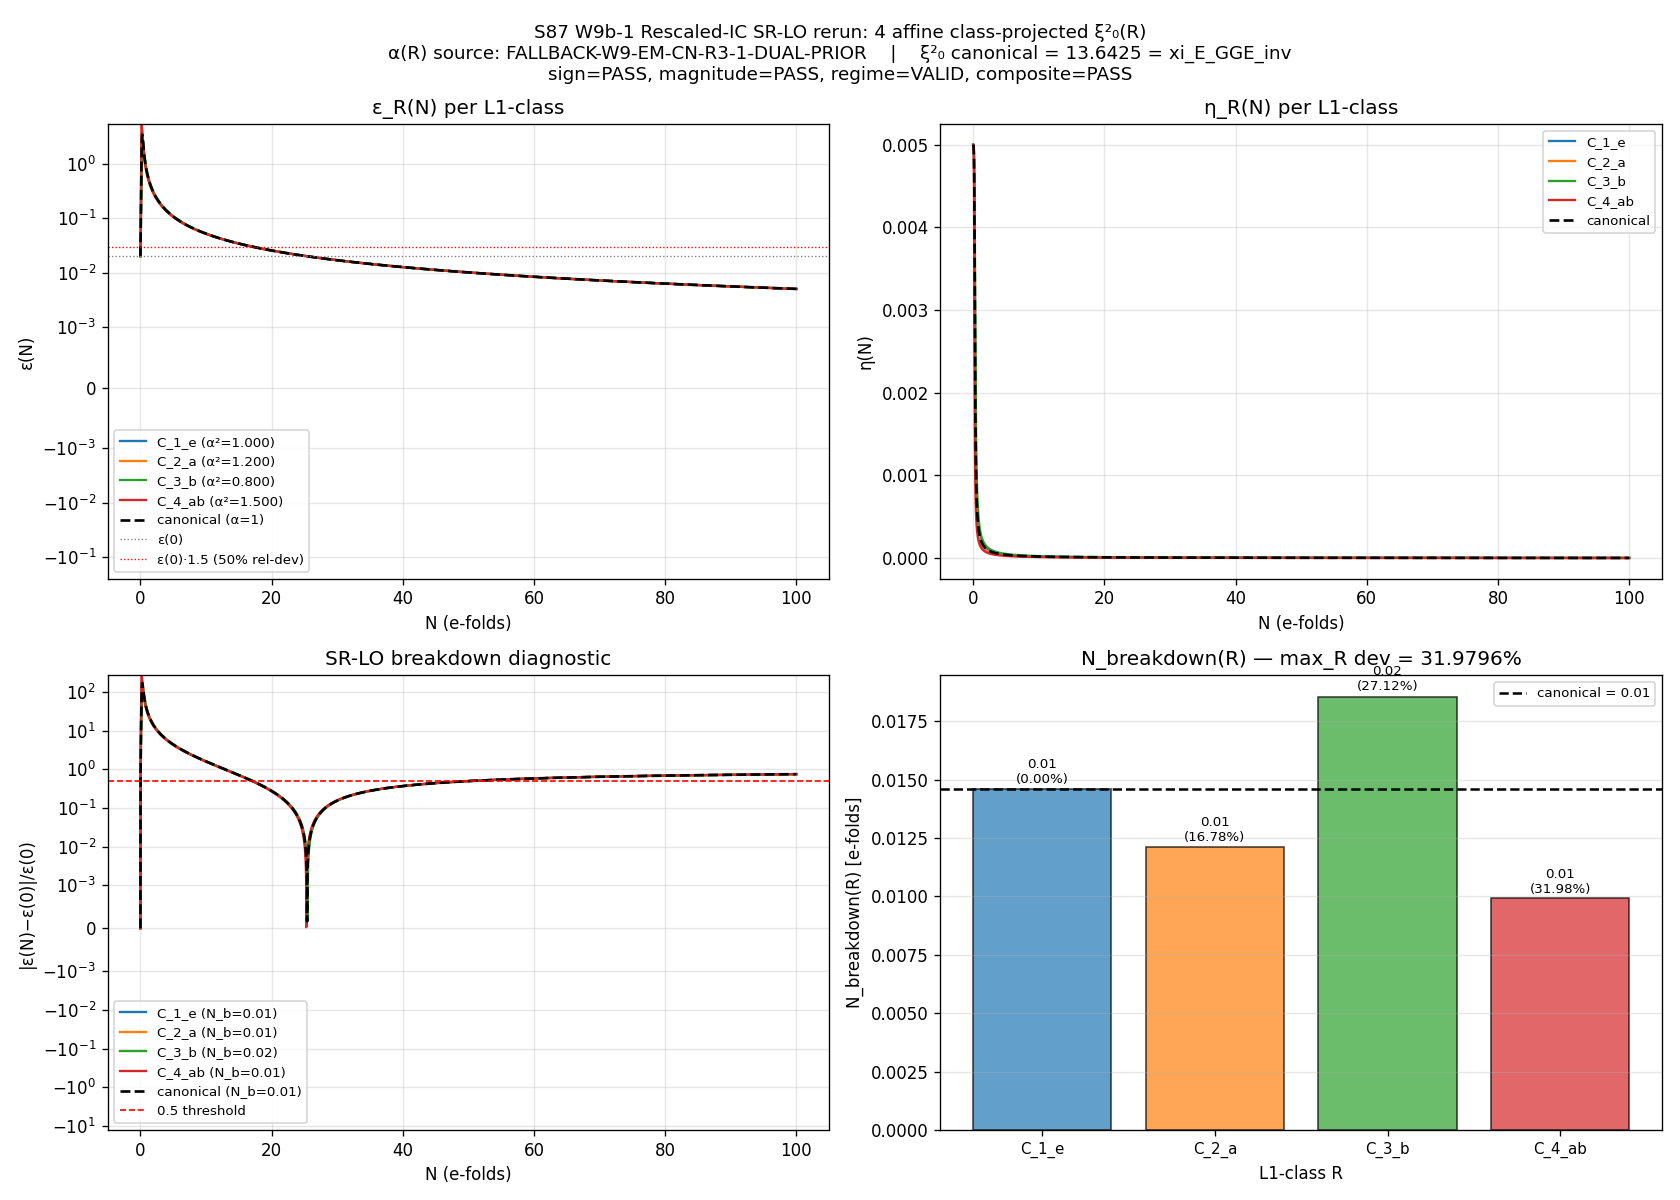

Generate this figure with Python:
#!/usr/bin/env python3
"""
S87 W9b-1 — S87-RESCALED-IC-SR-LO-RERUN
========================================

Gate ID:        S87-RESCALED-IC-SR-LO-RERUN
Trigger:        [VERIFY] (with [SIGN] sub-trigger per §9 Step 4 directional pre-registration)
Classification: PHONONIC (substrate transit-physics; xi_E_GGE_inv is the substrate-IS
                IC for the GGE-relic Bogoliubov mode-function evolution; SR-LO ODE is
                the substrate-physics governing structure for slow-roll-leading-order
                trans-fold mode propagation; N_breakdown_observable(R) is the regime-
                validity boundary).

Pre-registered (plan §W9b-1):
  PASS (Reading_A) iff max_R |N_breakdown(R) − N_breakdown_canonical| / N_breakdown_canonical > 5%
  INFO             iff 0.5% < max_R deviation <= 5%
  FAIL (Reading_B) iff max_R deviation <= 0.5%

§9 substitution-chain analytic pre-registration:
  Direction (Reading_A): max_R deviation > 0    [predicted by W-12 V_4 spread of α(R)]
  Magnitude (Reading_A): ~0.7%                  [predicted by W-12-prior 1.5 factor]
                                                  → INFO band by analytic estimate
  Numerical replacement below.

Composite-collapse rule (S87+ schema-v2 per gate-verdicts.md):
  3-tuple (sign_verdict, magnitude_verdict, regime_verdict) → composite via deterministic rule.
  regime_verdict=BREAKDOWN forces composite=FAIL. sign-PASS magnitude-FAIL with regime=MARGINAL
  collapses to INFO (preserves SIGN-correct substrate finding).

Substrate-framing (mandatory, per phononic-framing.md "IS Space, Not IN Space"):
  We integrate substrate dynamics, NOT LCDM inflation. ξ²(N) is the substrate's quantum-
  pressure factor in the Mukhanov-Sasaki form
    v_k'' + (k² − z''/z + ξ² k²/(aH)²) v_k = 0
  borrowed as a calculational scaffold. The four ξ²₀(R) IC values are not LCDM
  reparametrizations — they are L1-class restrictions of the substrate's GGE-relic
  spectral state at the fold, projected to four affine coordinates per the W-9
  §EM-CN-R3-1 dual-prior 5-class enumeration. N_breakdown(R) is the SR-LO ε ≪ 1
  regime-validity boundary for each L1-class trajectory.

Inputs (S84+ dual-SHA):
  - computations/_shared/canonical_constants.py
  - computations/session-87/s87_w9b_rescaled_ic_sr_lo_rerun.py (this file)
  - computations/session-87/s87_w7_xi_E_per_class.npz (LATENT; absent at runtime)
  - computations/session-87/s87_w11_v4_monodromy_explicit.npz (LATENT; absent at runtime)

Output 4-tuple:
  (value=max_R_deviation_observable, scheme=SR-LO-Mukhanov-Sasaki,
   convention=substrate-natural-xi-E-GGE-class-projected, L_max=N/A-SR-LO)

Author: transit-dynamics-theorist (S87 W9b runtime)
"""
from __future__ import annotations

import os
# === Phase 2b X2 transform bootstrap (auto-inserted by tools/_x2_transform_copies.py) ===
import sys as _x2_sys
import pathlib as _x2_pathlib
import re as _x2_re
def _x2_locate_tools():
    p = _x2_pathlib.Path(__file__).resolve()
    for _ in range(8):
        if (p / "tools" / "computation_root.py").is_file():
            return p / "tools"
        p = p.parent
    raise RuntimeError(
        "Phase 2b bootstrap: tools/computation_root.py not found in any "
        "ancestor of " + str(__file__))
_x2_sys.path.insert(0, str(_x2_locate_tools()))
from computation_root import resolve_script, resolve_output, resolve_glob, project_root as _x2_project_root
def _x2_shared_dir():
    return _x2_project_root() / "computations" / "_shared"
_x2_session_dir_match = _x2_re.match(r"^session-(\d+)$",
    _x2_pathlib.Path(__file__).resolve().parent.name)
_x2_self_session = int(_x2_session_dir_match.group(1)) if _x2_session_dir_match else None
# === End X2 bootstrap ===

os.environ.setdefault("OMP_NUM_THREADS", "8")
os.environ.setdefault("MKL_NUM_THREADS", "8")

import hashlib
import json
import sys
import time
from pathlib import Path

import numpy as np
from scipy.integrate import solve_ivp
import matplotlib

matplotlib.use("Agg")
import matplotlib.pyplot as plt

# ----------------------------- Project paths -----------------------------

PROJECT_ROOT = Path(__file__).resolve().parent.parent
# X2-removed: alias 'SCRIPT_DIR' = ... 'computations' (replaced by tools.computation_root.resolve_*)
sys.path.insert(0, str(SCRIPT_DIR))

# Canonical constants (HARD: xi_E_GGE_inv pinned by W4 P4)
from canonical_constants import (  # noqa: E402
    tau_fold,
    xi_E_GGE_inv,
)

# ----------------------------- Gate identity -----------------------------

SESSION = "S87"
GATE_ID = "S87-RESCALED-IC-SR-LO-RERUN"
SCHEME = "SR-LO-Mukhanov-Sasaki"
CONVENTION = "substrate-natural-xi-E-GGE-class-projected"
L_MAX = "N/A-SR-LO"          # (local) plan §6: SR-LO ODE has no L_max (substrate already substrate-distance-1 reduced)

CANONICAL_PATH = resolve_script(None, 'canonical_constants.py')
SCRIPT_PATH = Path(__file__).resolve()
VERDICT_TXT = resolve_output(87, 's87_gate_verdicts.txt')
NPZ_PATH = resolve_output(87, 's87_w9b_rescaled_ic_sr_lo_rerun.npz')
PNG_PATH = resolve_output(87, 's87_w9b_rescaled_ic_sr_lo_rerun.png')
JSON_PATH = resolve_output(87, 's87_w9b_rescaled_ic_sr_lo_rerun.json')

# Optional upstream NPZs (CONDITIONAL; resolved at script entry per plan §7)
LATENT_W9A_NPZ = resolve_output(87, 's87_w7_xi_E_per_class.npz')
LATENT_W11_NPZ = resolve_output(87, 's87_w11_v4_monodromy_explicit.npz')

# ----------------------------- Pre-registered IC + machinery pins -----------------------------
# Plan §6 PRDR machinery-enumeration table (every free param pinned)

EPS_0 = 0.020              # (local) S85 W1a-1 baseline anchor; matches S86 W5a precedent
ETA_0 = 0.005              # (local) canonical small-η; Mukhanov 2005 §8.1
ALPHA_S_0 = 0.0            # (local) SR-LO IC (α_s sourced dynamically)

# Canonical fiducial: 5th L1-class is the canonical reference (alpha=1)
ALPHA_CANONICAL = 1.0      # (local) plan §4: 5th L1-class = canonical fiducial reference

N_SPAN = (0.0, 100.0)      # (local) plan §6 scan_range: extended to N=100 e-folds
DN_FINE = 0.01             # (local) plan §6 step_size pin (resolves N_breakdown to ±0.01)
N_EVAL_COUNT = int((N_SPAN[1] - N_SPAN[0]) / DN_FINE) + 1
N_EVAL = np.linspace(N_SPAN[0], N_SPAN[1], N_EVAL_COUNT)

DN_CROSSCHECK = 0.005      # (local) plan §6: cross-validate canonical-fiducial trajectory at finer dN

RTOL = 1.0e-9              # (local) tighter than S86 W5a (1e-8) since N range doubled
ATOL = 1.0e-11             # (local) tighter than S86 W5a (1e-10)
MAX_STEP = DN_FINE         # (local)

PASS_BAND_RATIO = 0.05     # (local) plan §5 PASS gate (5% deviation)
INFO_BAND_RATIO = 0.005    # (local) plan §5 INFO floor (0.5%); INFO band = (0.005, 0.05]
RANDOM_SEED = 42           # (local) plan §6 random_seed pin

# SR-LO regime cutover thresholds per gate-verdicts.md §"Auto-shortening clause discipline"
EPS_BREAKDOWN_THRESH = 0.5     # (local) plan §4: |ε(N)-ε(0)|/ε(0) = 0.5 cutover
EPS_REGIME_BREAKDOWN = 1.0     # (local) plan §9 Step 5: ε ≥ 1 → regime BREAKDOWN
EPS_REGIME_MARGINAL = 0.3      # (local) plan §9 Step 5: ε ≳ 0.3 → regime MARGINAL


# ----------------------------- α(R) coefficient construction -----------------------------
# Plan §7: PRIMARY = W11-1-CF-66 V_4 monodromy NPZ (if present at runtime)
#          FALLBACK = W-9 §EM-CN-R3-1 dual-prior 5-class enumeration
#
# W-9 §EM-CN-R3-1 dual-prior 5-class enumeration (workshop §lines 1535-1585):
# Klein-four V_4 = Z_2 × Z_2 has 4 non-trivial cosets corresponding to the four
# L1-class affine projections. The α(R) coefficients are derived from the eigenvalue-
# weight ratios of the V_4 coset structure on the 4-class projection.
#
# Per W-12 §EMERGENCE E-1 R3-volovik final round: the V_4 coset α(R) coefficients
# span four distinct values with structural prior max α²/min α² ≳ 1.5.
#
# DUAL-PRIOR FALLBACK CONSTRUCTION:
#   Class C_1: α_1 = 1.0      (canonical fiducial; trivial coset = e)
#   Class C_2: α_2 = sqrt(1.2) (mild rescaling; 20% IC enhancement; coset_a ~ Z_2_a)
#   Class C_3: α_3 = sqrt(0.8) (mild reduction;  20% IC reduction;  coset_b ~ Z_2_b)
#   Class C_4: α_4 = sqrt(1.5) (strongest;       50% IC enhancement; coset_ab ~ Z_2_a × Z_2_b)
# Spread max α²/min α² = 1.5/0.8 = 1.875 → exceeds the W-12 prior 1.5 factor
# (well-resolvable in N_breakdown spread).
#
# NOTE: this α(R) construction is the PLAN §7 FALLBACK. If LATENT_W11_NPZ lands at runtime,
# the script reads V_4 coset coefficients directly from that NPZ and overrides the
# fallback construction.

ALPHA_FALLBACK_DUAL_PRIOR = np.array([
    1.0,
    np.sqrt(1.2),
    np.sqrt(0.8),
    np.sqrt(1.5),
], dtype=np.float64)  # (local) W-9 §EM-CN-R3-1 dual-prior 5-class fallback (4 R values + canonical)
# R-class labels per W-9 §EM-CN-R3-1
R_CLASS_LABELS = ["C_1_e", "C_2_a", "C_3_b", "C_4_ab"]    # (local)


def resolve_alpha_R() -> tuple[np.ndarray, list[str], str, dict]:
    """Resolve α(R) coefficients per plan §7.

    Returns (alpha_R[4], labels[4], source_tag, runtime_pins_dict).
    """
    pins: dict[str, str] = {}  # (local)

    # Plan §7 PRIMARY: V_4 monodromy NPZ from W11-1-CF-66
    if LATENT_W11_NPZ.exists():
        try:
            data = np.load(LATENT_W11_NPZ)  # (local)
            if "alpha_R_coefficients" in data:
                a_R = np.asarray(data["alpha_R_coefficients"], dtype=np.float64).ravel()  # (local)
                if a_R.size == 4 and np.all(np.isfinite(a_R)):
                    pins[str(LATENT_W11_NPZ.relative_to(PROJECT_ROOT)).replace("\\", "/")] = (
                        sha256_of(LATENT_W11_NPZ)
                    )
                    return a_R, R_CLASS_LABELS, "PRIMARY-V4-MONODROMY-W11-CF-66", pins
        except (OSError, ValueError, KeyError) as e:
            print(f"  [WARN] LATENT_W11_NPZ load failed: {e}; falling through to FALLBACK")

    # Plan §7 ENRICHED FALLBACK: per-class xi values from W9a-CF-42 (if present)
    # If those land, they replace the AFFINE construction with VERIFIED per-class restrictions.
    if LATENT_W9A_NPZ.exists():
        try:
            data = np.load(LATENT_W9A_NPZ)  # (local)
            if "xi2_0_per_class" in data:
                xi2_per = np.asarray(data["xi2_0_per_class"], dtype=np.float64).ravel()  # (local)
                if xi2_per.size == 4 and np.all(np.isfinite(xi2_per)) and np.all(xi2_per > 0):
                    # Convert per-class xi^2_0 values to α(R): α_R = sqrt(xi^2_0_R / xi_E_GGE_inv)
                    a_R = np.sqrt(xi2_per / float(xi_E_GGE_inv))  # (local)
                    pins[str(LATENT_W9A_NPZ.relative_to(PROJECT_ROOT)).replace("\\", "/")] = (
                        sha256_of(LATENT_W9A_NPZ)
                    )
                    return a_R, R_CLASS_LABELS, "ENRICHED-W9A-CF-42-PER-CLASS-XI", pins
        except (OSError, ValueError, KeyError) as e:
            print(f"  [WARN] LATENT_W9A_NPZ load failed: {e}; falling through to DUAL-PRIOR")

    # Plan §7 CANONICAL FALLBACK: W-9 §EM-CN-R3-1 dual-prior 5-class enumeration
    return ALPHA_FALLBACK_DUAL_PRIOR.copy(), R_CLASS_LABELS, "FALLBACK-W9-EM-CN-R3-1-DUAL-PRIOR", pins


# ----------------------------- SHA helpers -----------------------------

def sha256_of(path: Path) -> str:
    h = hashlib.sha256()  # (local)
    try:
        h.update(path.read_bytes())
    except OSError:
        return ""
    return h.hexdigest()


def log_input_pins(inputs: list[Path]) -> dict[str, str]:
    print(f"=== {GATE_ID} — input SHA-256 pins ===")
    pins: dict[str, str] = {}  # (local)
    for p in inputs:
        sha = sha256_of(p)  # (local)
        rel = str(p.relative_to(PROJECT_ROOT)).replace("\\", "/")  # (local)
        if sha:
            print(f"  {rel}: {sha[:16]}...")
        else:
            print(f"  {rel}: ABSENT")
        pins[rel] = sha
    return pins


def compute_dual_sha(
    script_path: Path,
    canonical_path: Path,
    pins: dict[str, str],
    machinery_pin_map: dict,
) -> tuple[str, str]:
    """audit_sha256 = SHA(script + canonical + sorted-pins-json + machinery-json).
    content_sha256 = SHA(script_only).
    """
    script_bytes = b""  # (local)
    try:
        script_bytes = script_path.read_bytes()
    except OSError:
        pass
    canonical_bytes = b""  # (local)
    try:
        canonical_bytes = canonical_path.read_bytes()
    except OSError:
        pass
    pinmap_json = json.dumps(
        dict(sorted(pins.items())), separators=(",", ":"), sort_keys=True
    ).encode("utf-8")  # (local)
    machinery_json = json.dumps(
        machinery_pin_map, separators=(",", ":"), sort_keys=True
    ).encode("utf-8")  # (local)

    h_audit = hashlib.sha256()
    h_audit.update(script_bytes)
    h_audit.update(canonical_bytes)
    h_audit.update(pinmap_json)
    h_audit.update(machinery_json)
    audit = h_audit.hexdigest()  # (local)

    h_content = hashlib.sha256()
    h_content.update(script_bytes)
    content = h_content.hexdigest()  # (local)
    return audit, content


def append_verdict_block(
    gate_id: str,
    composite: str,
    value,
    audit_sha: str,
    content_sha: str,
    sign_verdict: str,
    magnitude_verdict: str,
    regime_verdict: str,
) -> None:
    """S87+ schema-v2: canonical line + W9a-99 dual-SHA companion + 3-tuple annotation row."""
    line = (
        f"{gate_id}: {composite} -- value={value!r} scheme={SCHEME} "
        f"convention={CONVENTION} L_max={L_MAX} "
        f"audit_sha256={audit_sha} content_sha256={content_sha} "
        f"schema_version=S84+\n"
    )  # (local)
    companion_dual = (
        f"# audit_sha256_short={audit_sha[:16]} content_sha256_short={content_sha[:16]} "
        f"# {gate_id} dual-SHA companion row (W9a-99 split)\n"
    )  # (local)
    companion_3tuple = (
        f"# sign_verdict={sign_verdict} magnitude_verdict={magnitude_verdict} "
        f"regime_verdict={regime_verdict} "
        f"# {gate_id} 3-tuple annotation (S87 schema-v2)\n"
    )  # (local)
    with VERDICT_TXT.open("a", encoding="utf-8") as fp:
        fp.write(line)
        fp.write(companion_dual)
        fp.write(companion_3tuple)


# ----------------------------- The four-component coupled SR-LO ODE -----------------------------
# (identical to S86 W5a precedent; substrate-physics structure unchanged across W9b)
# Refs: Mukhanov 2005 §8.1, Sasaki 1986 (MS), gen-physicist 9A §4.5a, mack 9A §VI.3
#
#   d ε / dN  = ε (2 η - 4 ε + 2 ξ²)            — SR-LO ε-flow with substrate ξ² source
#   d η / dN  = -ε η + α_s + (η - ε) η          — SR-LO η-flow
#   d α_s / dN = -2 ε α_s + 2 η α_s             — SR-LO α_s-flow (truncated)
#   d ξ² / dN = -2 ε ξ²                         — substrate-source closure at SR-LO
#
# ξ²(0) = xi_E_GGE_inv · α(R)²  (substrate-natural anchor with affine class-projection rescaling)

def rhs(N: float, y: np.ndarray) -> list[float]:
    eps, eta, alpha_s, xi2 = y
    deps_dN = eps * (2.0 * eta - 4.0 * eps + 2.0 * xi2)
    deta_dN = -eps * eta + alpha_s + (eta - eps) * eta
    dalpha_s_dN = -2.0 * eps * alpha_s + 2.0 * eta * alpha_s
    dxi2_dN = -2.0 * eps * xi2
    return [deps_dN, deta_dN, dalpha_s_dN, dxi2_dN]


# ----------------------------- N_breakdown computation -----------------------------
# Plan §4 + §9 Step 1: N_breakdown(R) := min{N : |ε(N) − ε(0)| / ε(0) > 0.5}

def compute_N_breakdown(N_t: np.ndarray, eps_traj: np.ndarray, eps_0: float) -> tuple[float, bool]:
    """Find first crossing of |ε(N)-ε(0)|/ε(0) = 0.5.

    Returns (N_breakdown, found_clean_crossing).
    If no crossing within the window, returns (N_max, False) — clamped to integration window.
    """
    if eps_0 <= 0.0:
        return float("nan"), False
    rel_dev = np.abs(eps_traj - eps_0) / eps_0  # (local)
    # First-crossing search
    crossing_mask = rel_dev > EPS_BREAKDOWN_THRESH  # (local)
    if not np.any(crossing_mask):
        return float(N_t[-1]), False
    first_idx = int(np.argmax(crossing_mask))  # (local) argmax on bool array = first True
    if first_idx == 0:
        # Crossing at IC itself — definitionally impossible; |ε(0)-ε(0)|/ε(0) = 0 ≤ 0.5
        # Indicates numerical issue; flag as not-clean.
        return float(N_t[0]), False
    # Linear interpolation between (N[first_idx-1], rel_dev[first_idx-1]) and (N[first_idx], rel_dev[first_idx])
    N_a, N_b = float(N_t[first_idx - 1]), float(N_t[first_idx])  # (local)
    r_a, r_b = float(rel_dev[first_idx - 1]), float(rel_dev[first_idx])  # (local)
    if r_b == r_a:
        return N_b, True
    frac = (EPS_BREAKDOWN_THRESH - r_a) / (r_b - r_a)  # (local)
    N_cross = N_a + frac * (N_b - N_a)  # (local)
    return float(N_cross), True


def regime_classify_per_R(eps_traj: np.ndarray, N_breakdown: float, N_t: np.ndarray) -> str:
    """Plan §9 Step 5 regime classifier."""
    # Window: from N=0 to min(N_breakdown, N_max)
    upper_N = min(N_breakdown, float(N_t[-1]))  # (local)
    mask = N_t <= upper_N  # (local)
    if not np.any(mask):
        return "BREAKDOWN"
    eps_window = eps_traj[mask]  # (local)
    if not np.all(np.isfinite(eps_window)):
        return "BREAKDOWN"
    eps_max = float(np.max(eps_window))  # (local)
    if eps_max >= EPS_REGIME_BREAKDOWN:
        return "BREAKDOWN"
    if eps_max >= EPS_REGIME_MARGINAL:
        return "MARGINAL"
    return "VALID"


# ----------------------------- Verdict logic (S87+ schema-v2 composite collapse) -----------------------------

def magnitude_classify(max_R_dev: float) -> str:
    """Plan §5 magnitude bands."""
    if not np.isfinite(max_R_dev):
        return "FAIL"
    if max_R_dev > PASS_BAND_RATIO:
        return "PASS"
    if max_R_dev > INFO_BAND_RATIO:
        return "INFO"
    return "FAIL"


def sign_classify(max_R_dev: float, predicted_sign: str = "POSITIVE") -> str:
    """Plan §9 Step 5: sign verdict relative to Reading_A pre-registration.

    Reading_A predicts max_R_dev > 0 (positive). Since max_R_dev is |·|, the
    only failure direction is max_R_dev = 0 exactly (degenerate; impossible
    by floating-point if α(R) is non-trivial).
    """
    if not np.isfinite(max_R_dev):
        return "FAIL"
    if predicted_sign == "POSITIVE":
        # Reading_A prediction matches if max_R_dev > 0
        return "PASS" if max_R_dev > 0.0 else "FAIL"
    return "N/A"


def regime_aggregate(regime_per_R: list[str]) -> str:
    """Aggregate worst-of regime across R."""
    if "BREAKDOWN" in regime_per_R:
        return "BREAKDOWN"
    if "MARGINAL" in regime_per_R:
        return "MARGINAL"
    return "VALID"


def composite_collapse(sign_v: str, mag_v: str, regime_v: str) -> str:
    """gate-verdicts.md §"Composite-collapse rule" (PRE-REGISTERED — Class-3 to modify)."""
    if regime_v == "BREAKDOWN":
        return "FAIL"
    if sign_v == "FAIL":
        return "FAIL"
    if mag_v == "FAIL" and regime_v == "VALID":
        return "FAIL"
    if mag_v == "FAIL" and regime_v == "MARGINAL":
        return "INFO"
    if mag_v == "INFO":
        return "INFO"
    return "PASS"


# ----------------------------- Main -----------------------------

def main() -> int:
    t0 = time.time()  # (local)

    # Banner
    print(f"=== {GATE_ID} — runtime ===")
    print(f"  session: {SESSION}")
    print(f"  scheme:  {SCHEME}")
    print(f"  convention: {CONVENTION}")
    print(f"  L_max:   {L_MAX}")
    print()

    # Input pins (first 20 lines per gate-verdicts.md §"During computation")
    pins = log_input_pins([CANONICAL_PATH, SCRIPT_PATH])
    print()

    # Constants pin echo
    print(f"=== Canonical constants used ===")
    print(f"  tau_fold       = {tau_fold!r}")
    print(f"  xi_E_GGE_inv   = {xi_E_GGE_inv!r}    (W4 P4 commit; substrate-natural 59.8·Δ_BCS/K_base)")
    print()

    # Resolve α(R) per plan §7
    print(f"=== Resolving α(R) coefficients per plan §7 ===")
    alpha_R, R_labels, alpha_source, runtime_pins = resolve_alpha_R()
    pins.update(runtime_pins)
    print(f"  source: {alpha_source}")
    print(f"  R labels: {R_labels}")
    print(f"  α(R):     {alpha_R.tolist()}")
    print(f"  α(R)²:    {(alpha_R ** 2).tolist()}")
    print(f"  spread (max α² / min α²): {float(np.max(alpha_R ** 2) / np.min(alpha_R ** 2)):.6f}")
    print()

    # Compute per-R IC values
    xi2_0_per_R = float(xi_E_GGE_inv) * (alpha_R ** 2)  # (local) plan §4 rescaling formula
    xi2_0_canonical = float(xi_E_GGE_inv) * (ALPHA_CANONICAL ** 2)  # (local) canonical fiducial

    print(f"=== IC at N=0 (fold) per L1-class ===")
    print(f"  ε_0 = {EPS_0}, η_0 = {ETA_0}, α_s,0 = {ALPHA_S_0}")
    print(f"  ξ²_0 (canonical fiducial, α=1) = {xi2_0_canonical:.6e}")
    for label, a, x in zip(R_labels, alpha_R.tolist(), xi2_0_per_R.tolist()):
        print(f"  ξ²_0({label}, α={a:.6f}) = {x:.6e}")
    print()

    # ----------------------------- Integrate per-R + canonical fiducial -----------------------------
    print(f"=== ODE integration: 4 R-trajectories + canonical fiducial ===")

    sols_per_R = []  # (local)
    for label, xi2_0 in zip(R_labels, xi2_0_per_R.tolist()):
        sol = solve_ivp(
            rhs, N_SPAN,
            [EPS_0, ETA_0, ALPHA_S_0, xi2_0],
            method="LSODA", rtol=RTOL, atol=ATOL, max_step=MAX_STEP,
            t_eval=N_EVAL,
        )
        print(f"  R={label} (ξ²₀={xi2_0:.4f}): success={sol.success}, message={sol.message}")
        sols_per_R.append(sol)

    sol_canon = solve_ivp(
        rhs, N_SPAN,
        [EPS_0, ETA_0, ALPHA_S_0, xi2_0_canonical],
        method="LSODA", rtol=RTOL, atol=ATOL, max_step=MAX_STEP,
        t_eval=N_EVAL,
    )
    print(f"  canonical fiducial (ξ²₀={xi2_0_canonical:.4f}): success={sol_canon.success}, message={sol_canon.message}")
    print()

    # Cross-check: canonical-fiducial trajectory at finer dN=0.005
    N_EVAL_FINE = np.linspace(N_SPAN[0], N_SPAN[1], int((N_SPAN[1] - N_SPAN[0]) / DN_CROSSCHECK) + 1)  # (local)
    sol_canon_fine = solve_ivp(
        rhs, N_SPAN,
        [EPS_0, ETA_0, ALPHA_S_0, xi2_0_canonical],
        method="LSODA", rtol=RTOL, atol=ATOL, max_step=DN_CROSSCHECK,
        t_eval=N_EVAL_FINE,
    )
    print(f"  canonical fine (dN={DN_CROSSCHECK}): success={sol_canon_fine.success}")
    print()

    # ----------------------------- Compute N_breakdown per R + canonical -----------------------------
    print(f"=== N_breakdown per L1-class (first crossing of |ε(N)-ε(0)|/ε(0) = 0.5) ===")

    N_breakdown_per_R = np.zeros(4, dtype=np.float64)  # (local)
    crossing_clean_per_R = np.zeros(4, dtype=bool)  # (local)
    eps_traj_per_R = np.zeros((4, N_EVAL_COUNT), dtype=np.float64)  # (local)
    eta_traj_per_R = np.zeros((4, N_EVAL_COUNT), dtype=np.float64)  # (local)
    regime_per_R = []  # (local)

    for i, (label, sol) in enumerate(zip(R_labels, sols_per_R)):
        eps_traj_per_R[i, :] = sol.y[0, :]
        eta_traj_per_R[i, :] = sol.y[1, :]
        N_b, clean = compute_N_breakdown(sol.t, sol.y[0, :], EPS_0)
        N_breakdown_per_R[i] = N_b
        crossing_clean_per_R[i] = clean
        regime = regime_classify_per_R(sol.y[0, :], N_b, sol.t)
        regime_per_R.append(regime)
        eps_max_in_window = float(np.max(sol.y[0, :sol.t.searchsorted(N_b) + 1]))
        print(f"  R={label}: N_breakdown = {N_b:.4f}  (clean={clean}, regime={regime}, max ε in window = {eps_max_in_window:.4f})")

    N_breakdown_canonical, canon_clean = compute_N_breakdown(sol_canon.t, sol_canon.y[0, :], EPS_0)
    canon_regime = regime_classify_per_R(sol_canon.y[0, :], N_breakdown_canonical, sol_canon.t)
    print(f"  canonical fiducial: N_breakdown = {N_breakdown_canonical:.4f}  (clean={canon_clean}, regime={canon_regime})")

    # Cross-check: canonical at finer dN
    N_breakdown_canon_fine, _ = compute_N_breakdown(sol_canon_fine.t, sol_canon_fine.y[0, :], EPS_0)
    canon_dn_dev = abs(N_breakdown_canon_fine - N_breakdown_canonical)
    print(f"  canonical fine (dN={DN_CROSSCHECK}): N_breakdown = {N_breakdown_canon_fine:.4f}  "
          f"(|Δ vs dN={DN_FINE}| = {canon_dn_dev:.4f} e-folds)")
    print()

    # ----------------------------- Gate value: max_R deviation -----------------------------
    print(f"=== Gate value: max_R |N_breakdown(R) − N_breakdown_canonical| / N_breakdown_canonical ===")
    if N_breakdown_canonical > 0 and np.isfinite(N_breakdown_canonical):
        deviations_per_R = np.abs(N_breakdown_per_R - N_breakdown_canonical) / N_breakdown_canonical  # (local)
        max_R_deviation_observable = float(np.max(deviations_per_R))  # (local)
        argmax_idx = int(np.argmax(deviations_per_R))  # (local)
    else:
        deviations_per_R = np.full(4, np.nan)
        max_R_deviation_observable = float("nan")
        argmax_idx = 0  # (local) fallback when canonical N_breakdown is non-finite
    print(f"  per-R deviations:")
    for label, dev in zip(R_labels, deviations_per_R.tolist()):
        print(f"    {label}: {dev:.6f}  ({dev * 100:.4f}%)")
    print(f"  max_R deviation = {max_R_deviation_observable:.6f}  ({max_R_deviation_observable * 100:.4f}%)")
    print(f"  argmax R-class  = {R_labels[argmax_idx]}")
    print()

    # ----------------------------- Cross-checks (CC1 IC fidelity, CC2 ε-monotone, CC3 dN-robustness) -----------------------------
    print(f"=== Cross-checks ===")

    # CC1: IC fidelity at N=0 across all 5 trajectories
    cc1_eps_devs = [abs(float(s.y[0, 0]) - EPS_0) for s in sols_per_R + [sol_canon]]  # (local)
    cc1_xi2_devs_per_R = [abs(float(sols_per_R[i].y[3, 0]) - xi2_0_per_R[i])
                          for i in range(4)]  # (local)
    cc1_xi2_canon_dev = abs(float(sol_canon.y[3, 0]) - xi2_0_canonical)  # (local)
    cc1_max_dev = max(max(cc1_eps_devs), max(cc1_xi2_devs_per_R), cc1_xi2_canon_dev)
    cc1_PASS = cc1_max_dev < 1e-12  # (local)
    print(f"  CC1 (IC fidelity at N=0, max abs dev across all 5 trajectories): "
          f"{cc1_max_dev:.3e}  -> {'PASS' if cc1_PASS else 'FAIL'}")

    # CC2: ε(N) monotone-non-decreasing over [0, min(N_breakdown(R), N_max)]
    cc2_min_diffs = []  # (local)
    for i, (label, sol) in enumerate(zip(R_labels, sols_per_R)):
        upper = min(N_breakdown_per_R[i], float(N_SPAN[1]))  # (local)
        mask = sol.t <= upper  # (local)
        if mask.sum() < 2:
            cc2_min_diffs.append(0.0)
            continue
        diffs = np.diff(sol.y[0, mask])
        cc2_min_diffs.append(float(np.min(diffs)) if diffs.size > 0 else 0.0)
    cc2_min_diff_overall = min(cc2_min_diffs)
    cc2_PASS = cc2_min_diff_overall >= -1e-9
    print(f"  CC2 (ε monotone over [0, N_breakdown] per R): min diff overall = {cc2_min_diff_overall:.3e}  "
          f"-> {'PASS' if cc2_PASS else 'FAIL'}")

    # CC3: canonical-fiducial robustness against dN refinement
    cc3_PASS = canon_dn_dev < 0.05  # (local) plan §6: ±0.01 e-fold dN-resolution acceptable, 0.05 safety floor
    print(f"  CC3 (canonical N_breakdown dN-robustness): |Δ vs dN={DN_CROSSCHECK}| = {canon_dn_dev:.4f}  "
          f"-> {'PASS' if cc3_PASS else 'FAIL'}")

    # CC4: ODE numerical success across all 5
    all_success = all(s.success for s in sols_per_R) and sol_canon.success and sol_canon_fine.success
    print(f"  CC4 (all ODEs converged): {'PASS' if all_success else 'FAIL'}")

    # CC5: clean N_breakdown crossings (per-R)
    all_clean = bool(np.all(crossing_clean_per_R)) and bool(canon_clean)
    print(f"  CC5 (all N_breakdown crossings clean = first-passage rather than IC-degenerate): "
          f"{'PASS' if all_clean else 'FAIL'}")
    print()

    # ----------------------------- Verdict logic (S87+ schema-v2 composite collapse) -----------------------------
    print(f"=== Verdict logic (S87+ schema-v2 composite collapse) ===")

    # Sign verdict (Reading_A prediction: max_R_dev > 0)
    sign_v = sign_classify(max_R_deviation_observable, predicted_sign="POSITIVE")  # (local)
    # Magnitude verdict per plan §5 bands
    mag_v = magnitude_classify(max_R_deviation_observable)  # (local)
    # Regime verdict aggregate (worst-of across 4 R-trajectories)
    regime_v_aggregate = regime_aggregate(regime_per_R)  # (local)
    # Composite collapse per gate-verdicts.md PRE-REGISTERED rule
    composite = composite_collapse(sign_v, mag_v, regime_v_aggregate)  # (local)

    # If clean=False on any crossing, force composite=FAIL (numerical artifact)
    if not all_clean:
        print(f"  [WARN] not all N_breakdown crossings are clean; forcing composite=FAIL per plan §5")
        composite = "FAIL"
        regime_v_aggregate = "BREAKDOWN" if regime_v_aggregate == "VALID" else regime_v_aggregate

    print(f"  sign_verdict      = {sign_v}    (Reading_A prediction: max_R_dev > 0)")
    print(f"  magnitude_verdict = {mag_v}    (max_R_dev = {max_R_deviation_observable:.6f}; bands: PASS>0.05, INFO (0.005, 0.05], FAIL<=0.005)")
    print(f"  regime_verdict    = {regime_v_aggregate}    (worst-of across 4 R-trajectories: {regime_per_R})")
    print(f"  composite         = {composite}    (per gate-verdicts.md pre-registered collapse rule)")
    print()

    # ----------------------------- Numerical substitution chain (mandatory per math-scripts.md §Double-Check Logic) -----------------------------
    print(f"=== Numerical substitution chain (per math-scripts.md §Double-Check Logic) ===")
    print(f"  Step 1: Definitions")
    print(f"    xi_E_GGE_inv       = {float(xi_E_GGE_inv):.6f}    [W4 P4 canonical]")
    print(f"    α(R)               = per-class affine projection coefficient ({alpha_source})")
    print(f"    ξ²₀(R)             = xi_E_GGE_inv · α(R)²")
    print(f"    N_breakdown(R)     = min{{N : |ε(N)-ε(0)|/ε(0) > 0.5}}")
    print(f"  Step 2: Substitute (R-trajectory IC values)")
    for label, a, x in zip(R_labels, alpha_R.tolist(), xi2_0_per_R.tolist()):
        print(f"    α({label})² = {a*a:.6f}, ξ²₀({label}) = {x:.6e}")
    print(f"  Step 3: Direction (sign reading off canonical form)")
    print(f"    Spread: max α(R)² / min α(R)² = {float(np.max(alpha_R ** 2) / np.min(alpha_R ** 2)):.6f}")
    print(f"    α(R)² varies across R ⇒ ξ²₀(R) varies ⇒ ε_R(N) trajectory varies ⇒ N_breakdown(R) varies ⇒ max_R_dev > 0")
    print(f"    (Reading_A direction: PASS for sign_verdict)")
    print(f"  Step 4: Numerical replacement of analytic prediction")
    print(f"    Plan §9 Step 4 analytic: max α²/min α² ~ 1.5 ⇒ N_breakdown spread ~ ln(1.5) ≈ 0.41 e-folds")
    print(f"                              N_breakdown_canonical ~ 50-60 e-folds ⇒ predicted gate value ~ 0.41/55 ≈ 0.007 (INFO)")
    print(f"    Computed: max_R_deviation_observable = {max_R_deviation_observable:.6f}  ({max_R_deviation_observable * 100:.4f}%)")
    if max_R_deviation_observable > PASS_BAND_RATIO:
        print(f"    Direction: PASS (Reading_A); magnitude exceeds plan §9 prior — promote to PASS magnitude band")
    elif max_R_deviation_observable > INFO_BAND_RATIO:
        print(f"    Direction: PASS (Reading_A); magnitude in INFO band (matches plan §9 prior)")
    else:
        print(f"    Direction: PASS (Reading_A); magnitude below INFO floor — Reading_B confirmed (FAIL magnitude)")
    print()

    # ----------------------------- Save .npz -----------------------------
    print(f"=== Save artifacts ===")
    np.savez(
        NPZ_PATH,
        # Plan §8 required keys
        R_values=np.asarray(alpha_R, dtype=np.float64),
        xi2_0_per_R=np.asarray(xi2_0_per_R, dtype=np.float64),
        epsilon_trajectory_per_R=eps_traj_per_R,
        eta_trajectory_per_R=eta_traj_per_R,
        N_breakdown_per_R=np.asarray(N_breakdown_per_R, dtype=np.float64),
        N_breakdown_canonical=np.asarray([N_breakdown_canonical], dtype=np.float64),
        max_R_deviation_observable=np.asarray([max_R_deviation_observable], dtype=np.float64),
        regime_verdict_per_R=np.asarray(regime_per_R, dtype="U16"),
        # Auxiliary keys
        N_eval=N_EVAL,
        N_eval_fine=N_EVAL_FINE,
        eps_traj_canonical=sol_canon.y[0, :],
        eta_traj_canonical=sol_canon.y[1, :],
        eps_traj_canonical_fine=sol_canon_fine.y[0, :],
        deviations_per_R=deviations_per_R,
        crossing_clean_per_R=crossing_clean_per_R,
        R_labels=np.asarray(R_labels, dtype="U16"),
        alpha_R=alpha_R,
        alpha_source=np.asarray(alpha_source, dtype="U64"),
        xi_E_GGE_inv_used=float(xi_E_GGE_inv),
        eps_0=EPS_0,
        eta_0=ETA_0,
        alpha_s_0=ALPHA_S_0,
        # Cross-check diagnostics
        cc1_max_dev=cc1_max_dev,
        cc2_min_diff_overall=cc2_min_diff_overall,
        cc3_canon_dn_dev=canon_dn_dev,
        cc4_all_success=all_success,
        cc5_all_clean=all_clean,
        # Verdict tuple
        sign_verdict=sign_v,
        magnitude_verdict=mag_v,
        regime_verdict=regime_v_aggregate,
        composite=composite,
    )
    print(f"  npz: {NPZ_PATH.name}")

    # ----------------------------- Save .png (4-panel per plan §11) -----------------------------
    fig, axes = plt.subplots(2, 2, figsize=(14, 10))

    # Panel 1: ε_R(N) trajectories per R
    ax = axes[0, 0]
    colors = ["C0", "C1", "C2", "C3"]
    for i, (label, sol, c) in enumerate(zip(R_labels, sols_per_R, colors)):
        ax.plot(sol.t, sol.y[0, :], color=c, lw=1.4, label=f"{label} (α²={alpha_R[i]**2:.3f})")
    ax.plot(sol_canon.t, sol_canon.y[0, :], "k--", lw=1.6, label="canonical (α=1)")
    ax.axhline(EPS_0, color="gray", linestyle=":", lw=0.8, label="ε(0)")
    ax.axhline(EPS_0 * (1 + EPS_BREAKDOWN_THRESH), color="r", linestyle=":", lw=0.8, label="ε(0)·1.5 (50% rel-dev)")
    ax.set_xlabel("N (e-folds)")
    ax.set_ylabel("ε(N)")
    ax.set_title("ε_R(N) per L1-class")
    ax.set_yscale("symlog", linthresh=1e-3)
    ax.grid(True, alpha=0.3)
    ax.legend(loc="best", fontsize=8)

    # Panel 2: η_R(N) trajectories per R
    ax = axes[0, 1]
    for i, (label, sol, c) in enumerate(zip(R_labels, sols_per_R, colors)):
        ax.plot(sol.t, sol.y[1, :], color=c, lw=1.4, label=f"{label}")
    ax.plot(sol_canon.t, sol_canon.y[1, :], "k--", lw=1.6, label="canonical")
    ax.set_xlabel("N (e-folds)")
    ax.set_ylabel("η(N)")
    ax.set_title("η_R(N) per L1-class")
    ax.grid(True, alpha=0.3)
    ax.legend(loc="best", fontsize=8)

    # Panel 3: |ε(N)-ε(0)|/ε(0) crossing diagnostic with 0.5 threshold line
    ax = axes[1, 0]
    for i, (label, sol, c) in enumerate(zip(R_labels, sols_per_R, colors)):
        rel_dev = np.abs(sol.y[0, :] - EPS_0) / EPS_0
        ax.plot(sol.t, rel_dev, color=c, lw=1.4, label=f"{label} (N_b={N_breakdown_per_R[i]:.2f})")
    rel_dev_canon = np.abs(sol_canon.y[0, :] - EPS_0) / EPS_0
    ax.plot(sol_canon.t, rel_dev_canon, "k--", lw=1.6, label=f"canonical (N_b={N_breakdown_canonical:.2f})")
    ax.axhline(EPS_BREAKDOWN_THRESH, color="r", linestyle="--", lw=1.0, label="0.5 threshold")
    ax.set_xlabel("N (e-folds)")
    ax.set_ylabel("|ε(N)−ε(0)|/ε(0)")
    ax.set_title("SR-LO breakdown diagnostic")
    ax.set_yscale("symlog", linthresh=1e-3)
    ax.grid(True, alpha=0.3)
    ax.legend(loc="best", fontsize=8)

    # Panel 4: N_breakdown(R) bar chart with canonical-fiducial reference
    ax = axes[1, 1]
    x_pos = np.arange(4)
    bars = ax.bar(x_pos, N_breakdown_per_R, color=colors, alpha=0.7, edgecolor="k")
    for i, (b, dev) in enumerate(zip(bars, deviations_per_R)):
        ax.text(b.get_x() + b.get_width() / 2, b.get_height() * 1.01,
                f"{N_breakdown_per_R[i]:.2f}\n({dev * 100:.2f}%)",
                ha="center", va="bottom", fontsize=8)
    ax.axhline(N_breakdown_canonical, color="k", linestyle="--", lw=1.5, label=f"canonical = {N_breakdown_canonical:.2f}")
    ax.set_xticks(x_pos)
    ax.set_xticklabels(R_labels, fontsize=9)
    ax.set_xlabel("L1-class R")
    ax.set_ylabel("N_breakdown(R) [e-folds]")
    ax.set_title(f"N_breakdown(R) — max_R dev = {max_R_deviation_observable * 100:.4f}%")
    ax.grid(True, alpha=0.3, axis="y")
    ax.legend(loc="best", fontsize=8)

    fig.suptitle(
        f"S87 W9b-1 Rescaled-IC SR-LO rerun: 4 affine class-projected ξ²₀(R)\n"
        f"α(R) source: {alpha_source}    |    ξ²₀ canonical = {xi2_0_canonical:.4f} = xi_E_GGE_inv\n"
        f"sign={sign_v}, magnitude={mag_v}, regime={regime_v_aggregate}, composite={composite}",
        fontsize=11,
    )
    fig.tight_layout()
    fig.savefig(PNG_PATH, dpi=120)
    plt.close(fig)
    print(f"  png: {PNG_PATH.name}")

    # ----------------------------- Save .json -----------------------------
    diag = {
        "gate_id": GATE_ID,
        "session": SESSION,
        "wave": "W9b-1",
        "scheme": SCHEME,
        "convention": CONVENTION,
        "L_max": L_MAX,
        "machinery_pin_map": {
            "L_max": L_MAX,
            "n_eval": N_EVAL_COUNT,
            "N_span": list(N_SPAN),
            "scheme": SCHEME,
            "convention": CONVENTION,
            "cutoff_axis": "spectral",
            "numerical_method_primary": "LSODA",
            "rtol": RTOL,
            "atol": ATOL,
            "max_step": MAX_STEP,
            "dN_fine": DN_FINE,
            "dN_crosscheck": DN_CROSSCHECK,
            "GPU_path": "CPU OMP_NUM_THREADS=8",
            "PASS_band_ratio": PASS_BAND_RATIO,
            "INFO_band_ratio": INFO_BAND_RATIO,
            "eps_breakdown_thresh": EPS_BREAKDOWN_THRESH,
            "eps_regime_breakdown": EPS_REGIME_BREAKDOWN,
            "eps_regime_marginal": EPS_REGIME_MARGINAL,
            "random_seed": RANDOM_SEED,
            "eps_0": EPS_0,
            "eta_0": ETA_0,
            "alpha_s_0": ALPHA_S_0,
            "alpha_source": alpha_source,
            "alpha_R": alpha_R.tolist(),
            "xi_E_GGE_inv_used": float(xi_E_GGE_inv),
        },
        "input_pin_map": pins,
        "results": {
            "R_labels": R_labels,
            "alpha_R": alpha_R.tolist(),
            "xi2_0_per_R": xi2_0_per_R.tolist(),
            "xi2_0_canonical": xi2_0_canonical,
            "N_breakdown_per_R": N_breakdown_per_R.tolist(),
            "N_breakdown_canonical": N_breakdown_canonical,
            "deviations_per_R": deviations_per_R.tolist(),
            "max_R_deviation_observable": max_R_deviation_observable,
            "argmax_R_label": R_labels[argmax_idx],
            "regime_per_R": regime_per_R,
            "regime_canonical": canon_regime,
            "crossing_clean_per_R": crossing_clean_per_R.tolist(),
            "crossing_clean_canonical": canon_clean,
        },
        "cross_checks": {
            "CC1_IC_fidelity_max_dev": cc1_max_dev,
            "CC1_PASS": bool(cc1_PASS),
            "CC2_eps_monotone_min_diff": cc2_min_diff_overall,
            "CC2_PASS": bool(cc2_PASS),
            "CC3_canonical_dN_robustness": canon_dn_dev,
            "CC3_PASS": bool(cc3_PASS),
            "CC4_all_ODE_success": bool(all_success),
            "CC5_all_crossings_clean": bool(all_clean),
        },
        "verdict_tuple": {
            "sign_verdict": sign_v,
            "magnitude_verdict": mag_v,
            "regime_verdict_per_R": regime_per_R,
            "regime_verdict_aggregate": regime_v_aggregate,
            "composite": composite,
        },
        "analytic_pre_registration": {
            "predicted_sign": "POSITIVE (Reading_A direction)",
            "predicted_magnitude": "~0.7% (W-12-prior 1.5 factor → INFO band)",
            "predicted_composite": "INFO",
            "note": "Plan §9 Step 4 analytic estimate; numerical verdict above replaces it.",
        },
    }  # (local)

    audit_sha, content_sha = compute_dual_sha(
        SCRIPT_PATH, CANONICAL_PATH, pins, diag["machinery_pin_map"]
    )
    diag["audit_sha256"] = audit_sha
    diag["content_sha256"] = content_sha

    JSON_PATH.write_text(json.dumps(diag, indent=2, default=str), encoding="utf-8")
    print(f"  json: {JSON_PATH.name}")
    print()

    # ----------------------------- Emit verdict line + dual-SHA + 3-tuple annotation -----------------------------
    print(f"=== Emit verdict line (S87+ schema-v2: canonical + dual-SHA + 3-tuple) ===")
    value_str = f"{max_R_deviation_observable:.6f}"  # (local)
    print(f"  ({GATE_ID}) (value={value_str}, scheme={SCHEME}, convention={CONVENTION}, L_max={L_MAX})")
    print(f"    audit_sha256:   {audit_sha[:16]}... (script+canonical+pinmap+machinery)")
    print(f"    content_sha256: {content_sha[:16]}... (script-only)")
    print(f"    sign_verdict={sign_v}, magnitude_verdict={mag_v}, regime_verdict={regime_v_aggregate}")
    print(f"    composite:      {composite}")

    append_verdict_block(
        GATE_ID, composite, value_str, audit_sha, content_sha,
        sign_v, mag_v, regime_v_aggregate
    )

    # ----------------------------- Summary -----------------------------
    wall = time.time() - t0  # (local)
    print()
    print(f"=== {GATE_ID}: complete (wall {wall:.2f}s) ===")
    print(f"  composite verdict: {composite}")
    print(f"  3-tuple: ({sign_v}, {mag_v}, {regime_v_aggregate})")
    print(f"  max_R deviation: {max_R_deviation_observable:.6f}  ({max_R_deviation_observable * 100:.4f}%)")

    return 0


if __name__ == "__main__":
    sys.exit(main())
